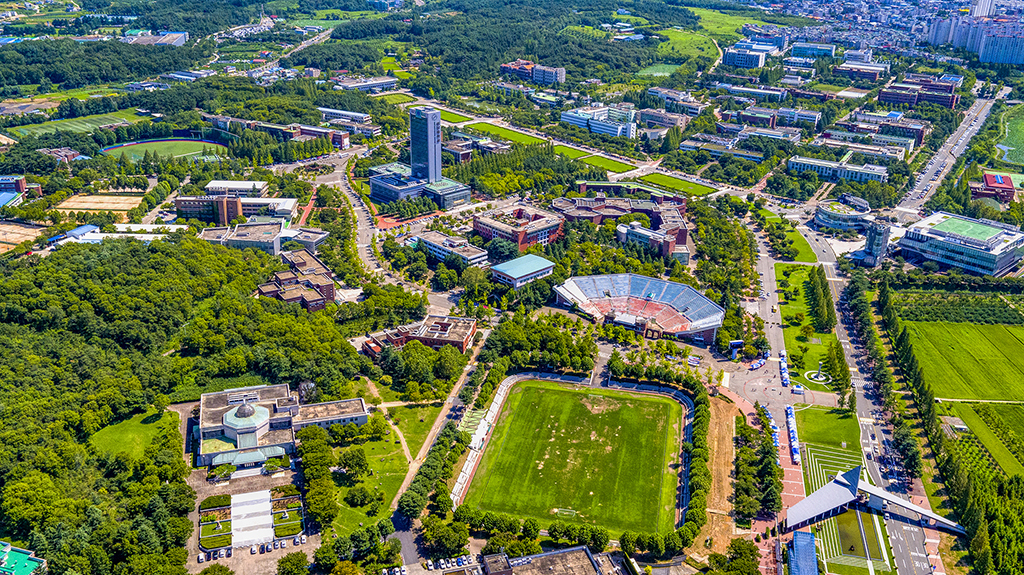
#> input picture 과제3/yu.jpg, 1024 x 575 px
$ python HW_FeaturePlayer.py
#> lines starting #> are read from the running program, lines starting #| are printed output that depends on the picture; pictures that were not available may be replaced by others from this repository, and a replacement may not be noted
import sys
import numpy as np
import cv2

# 기준 영상 불러오기
src = cv2.imread('yu.jpg', cv2.IMREAD_GRAYSCALE)
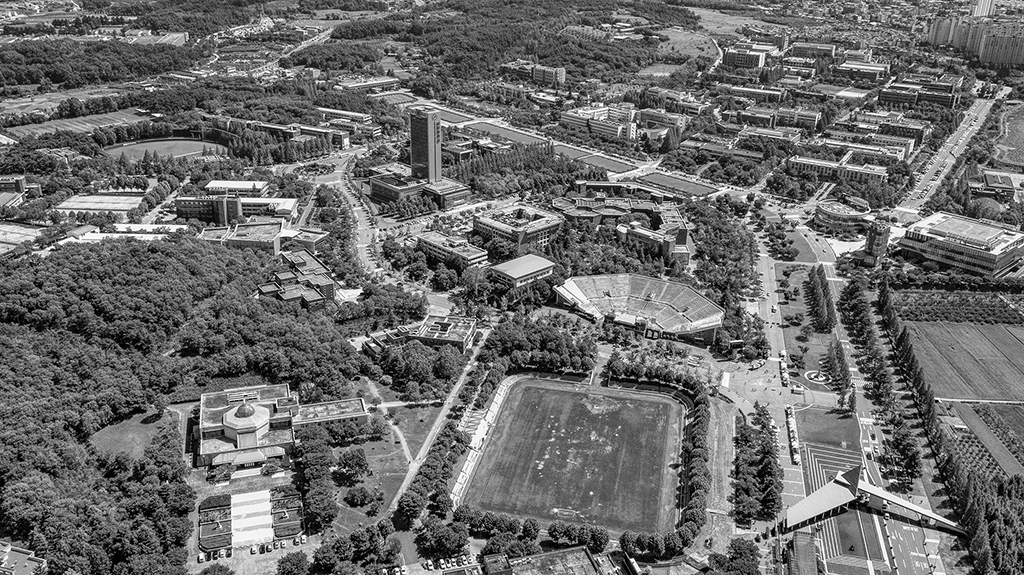
#> src: shape (575, 1024); min 0, max 255, mean 107.8

if src is None:
    print('Image load failed!')
    sys.exit()

# 카메라 장치 열기
cap1 = cv2.VideoCapture(0)

if not cap1.isOpened():
    print('Camera open failed!')
    sys.exit()

# 카메라 프레임 화면에 출력할 동영상 파일 열기
cap2 = cv2.VideoCapture('yu.mp4')

if not cap2.isOpened():
    print('Video load failed!')
    sys.exit()

# TODO: 특징점 알고리즘 객체 생성
detector = cv2.xfeatures2d.SIFT_create()

# 기준 영상에서 특징점 검출 및 기술자 생성
kp1, desc1 = detector.detectAndCompute(src, None)
#> kp1 = 9304 keypoints; strongest (x, y, size): (442, 561, 2.6), (632, 560, 2.9), (397, 569, 2.3), (333, 275, 2.4)

# TODO: 사용하는 매칭 객체 생성
bf = cv2.BFMatcher()
matcher = bf

while True:
    ret1, frame1 = cap1.read()
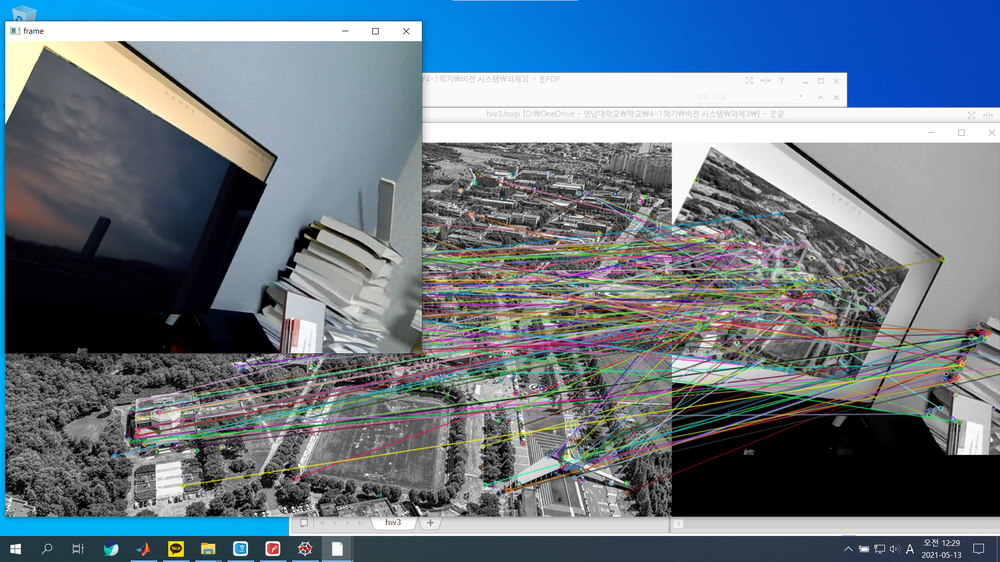
#> input picture 과제3/hw3 img.png, 1000 x 562 px, shrunk from 1920 x 1080 before the run, given in place of the camera
#> frame1 is the input picture: shape (562, 1000, 3); mean B, G, R 131.1, 119.4, 105.6

    if not ret1:
        break

    # 매 프레임마다 특징점 검출 및 기술자 생성
    gray = cv2.cvtColor(frame1, cv2.COLOR_BGR2GRAY)
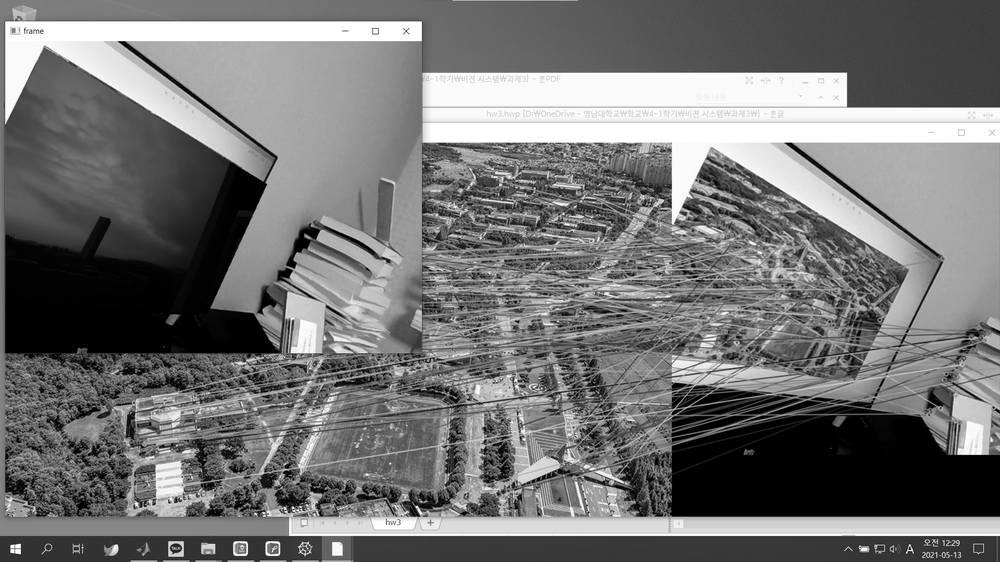
#> gray: shape (562, 1000); min 0, max 255, mean 116.6
    kp2, desc2 = detector.detectAndCompute(gray, None)
#> kp2 = 4345 keypoints; strongest (x, y, size): (417, 507, 1.8), (124, 43, 3.9), (864, 549, 4.5), (791, 145, 4.1)

    # 특징점이 100개 이상 검출될 경우 매칭 수행
    if len(kp2) > 100:
        # TODO: mathcing 하기
        matches = matcher.knnMatch(desc1,desc2, k=2)
#> matches = 9304 matches

        # TODO: 좋은 매칭 선별 (Hint, distance가 가까운 matching들을 고른)
        # TODO: 좋은 매칭들 80개만 선별
        good = []
        for m,n in matches:
            if m.distance < 0.2*n.distance:
                good.append(m)
#> after the loop, good = 266 matches
        good_matches = good
#> good_matches = 266 matches

        pts1 = np.array([kp1[m.queryIdx].pt for m in good_matches]).reshape(-1, 1, 2).astype(np.float32)
#> pts1 = 266 rows, first 8: [12.51, 369.3], [19.57, 457.7], [19.57, 457.7], [20.54, 345.8], [25.03, 537.4], [32.06, 554.4], [32.06, 554.4], [38.18, 471]
        pts2 = np.array([kp2[m.trainIdx].pt for m in good_matches]).reshape(-1, 1, 2).astype(np.float32)
#> pts2 = 266 rows, first 8: [13.27, 382.8], [17.91, 440.4], [17.91, 440.4], [18.43, 367.5], [21.38, 492.1], [26, 503.2], [26, 503.2], [29.83, 448.9]

        # TODO: pts1, pts2로 호모그래피 계산
        H, inliers = cv2.findHomography(pts1, pts2, cv2.RANSAC,5.0)
#> H = [[0.651, 2.28e-06, 5.12], [1.41e-05, 0.651, 142.5], [4.26e-08, 1.32e-07, 1]]; inliers = 266 values from 1 to 1

        # TODO: Inlier 개수 확인하기
        inlier_cnt = len(inliers)
#> inlier_cnt = 266

        # Feature matching 개수 확인하기
        dst = cv2.drawMatches(src, kp1, gray, kp2, good_matches, None)
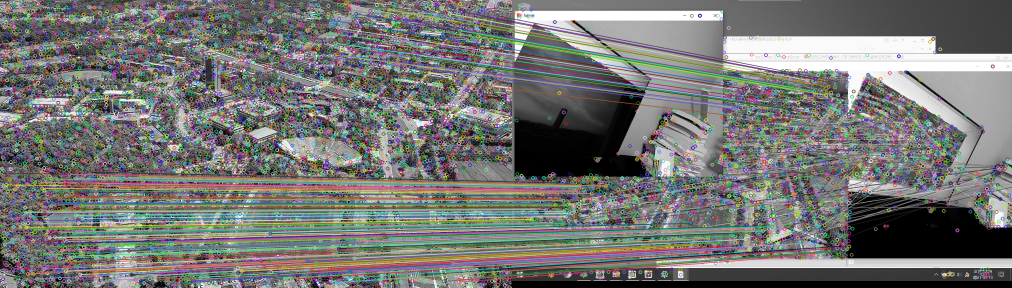
#> dst: shape (575, 2024, 3) (shown at 1/2 size); mean of channels 0, 1, 2 115.3, 117.7, 117.2; drawn as B, G, R

        # Inlier 개수가 20개 이상이면 로드한 동영상을 투시 변
        if inlier_cnt > 20:
            ret2, frame2 = cap2.read()

            if not ret2:
                break

            h, w = frame1.shape[:2]
#> h = 562; w = 1000

            # 비디오 프레임을 투시 변환
            video_warp = cv2.warpPerspective(frame2, H, (w, h))
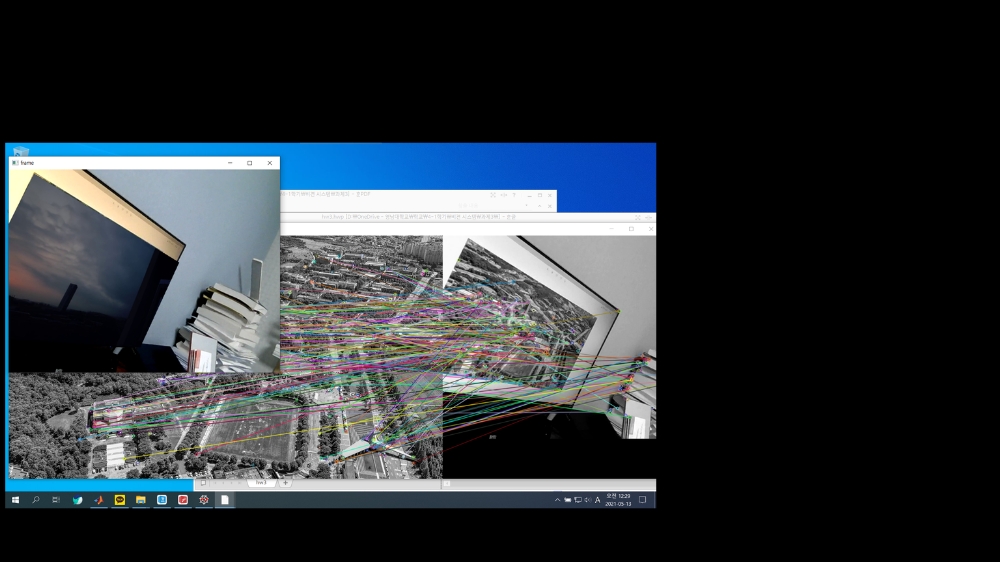
#> video_warp: shape (562, 1000, 3); mean B, G, R 55.5, 50.6, 44.8

            white = np.full(frame2.shape[:2], 255, np.uint8)
            white = cv2.warpPerspective(white, H, (w, h))
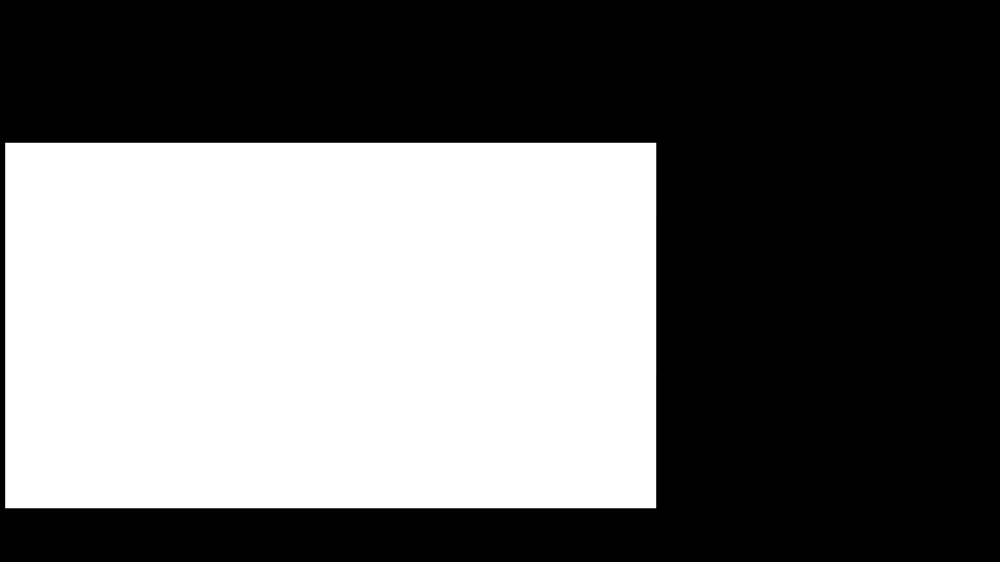
#> white: shape (562, 1000); min 0, max 255, mean 108

            # 비디오 프레임을 카메라 프레임에 합성
            cv2.copyTo(video_warp, white, frame1)
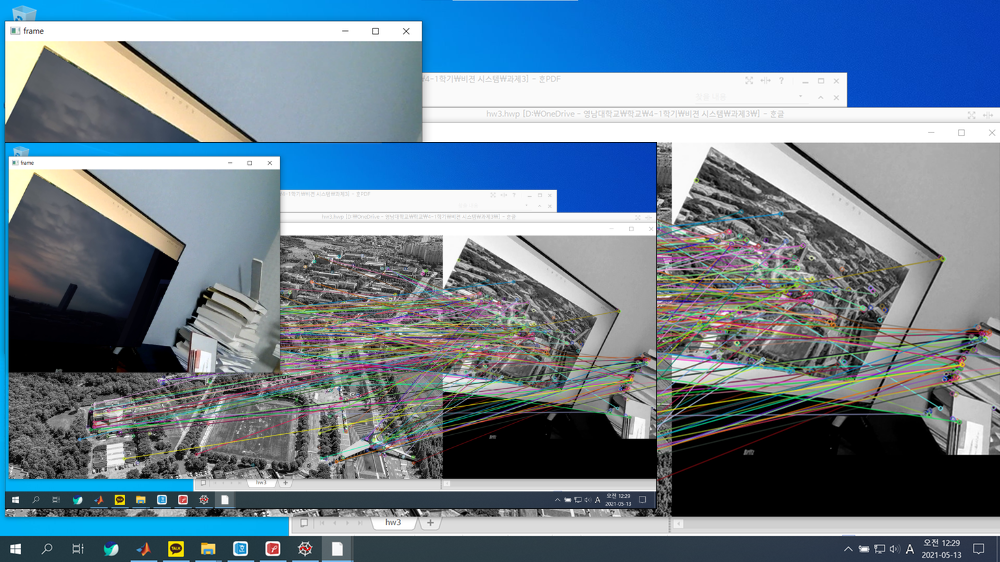
#> frame1: shape (562, 1000, 3); mean B, G, R 143.8, 127.4, 108.2

    cv2.imshow('frame', frame1)
    cv2.imshow('dst', dst)

    if cv2.waitKey(1) == 27:
#> (key Esc is pressed here)
        break

cap1.release()
cap2.release()
cv2.destroyAllWindows()
